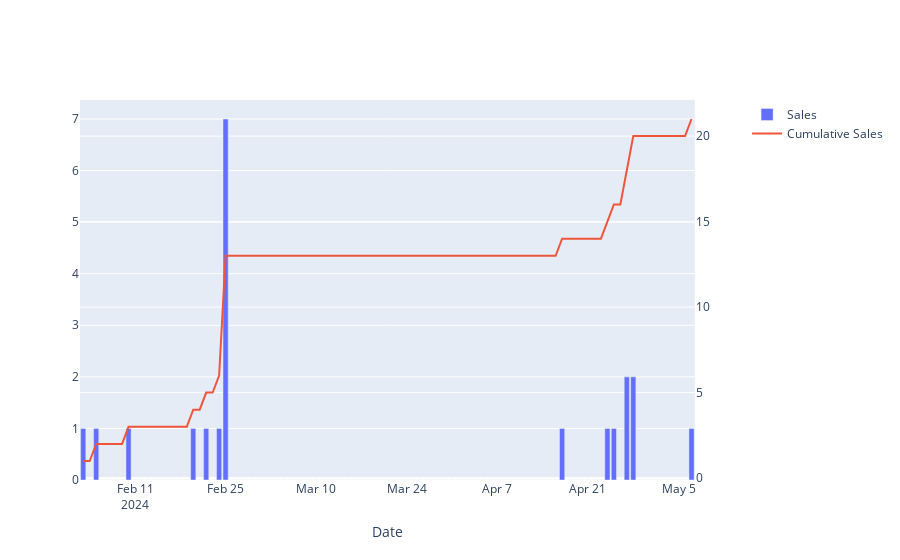

Here is the notebook cell this chart was saved with:
### Code cell
daily_sales_fig = make_subplots(specs=[[{"secondary_y": True}]])

daily_sales_fig.add_trace(
    go.Bar(
        x=daily_sales_metrics.index,
        y=daily_sales_metrics['daily_sales'],
        name='Sales'
    ),
    secondary_y=False
)

daily_sales_fig.add_trace(
    go.Scatter(
        x=daily_sales_metrics.index,
        y=daily_sales_metrics['cumulative_sales'],
        name='Cumulative Sales',
        mode='lines'
    ),
    secondary_y=True
)

daily_sales_fig.update_xaxes(title_text="Date")

daily_sales_fig.show()
